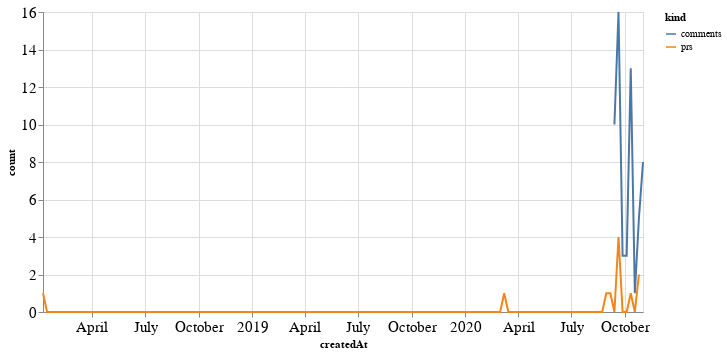

Notebook source saved alongside this figure:
### Code cell
alt.Chart(total_time, width=600).mark_line().encode(
    x='createdAt',
    y='count',
    color='kind'
)

### Figure 1 — Vega-Lite specification as saved in the notebook (floating-point values rounded to 4 significant figures; data arrays with more than 128 entries replaced by an {"elided": "..."} marker saying what was removed)
{"config": {"axisLeft": {"labelFontSize": 15}, "axisBottom": {"labelFontSize": 15}}, "data": {"name": "data-c93edc9adcca1e48b5e709f994b4d22b"}, "mark": "line", "encoding": {"color": {"type": "nominal", "field": "kind"}, "x": {"type": "temporal", "field": "createdAt"}, "y": {"type": "quantitative", "field": "count"}}, "width": 600, "$schema": "https://vega.github.io/schema/vega-lite/v4.8.1.json", "datasets": {"data-c93edc9adcca1e48b5e709f994b4d22b": {"elided": "296 records"}}}
